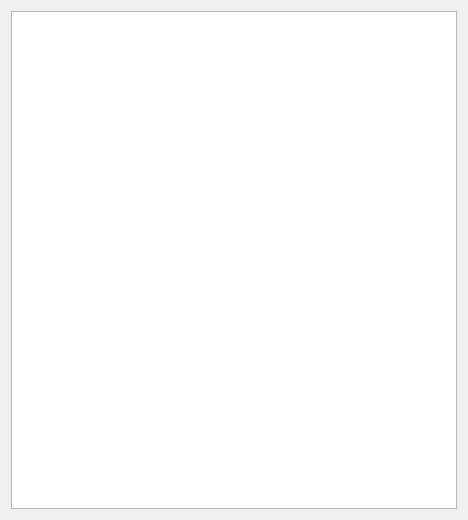
<?xml version="1.0" encoding="UTF-8"?>
<ui version="4.0">
 <class>DataTables</class>
 <widget class="QWidget" name="DataTables">
  <property name="geometry">
   <rect>
    <x>0</x>
    <y>0</y>
    <width>468</width>
    <height>520</height>
   </rect>
  </property>
  <property name="windowTitle">
   <string>Numeric Data</string>
  </property>
  <layout class="QHBoxLayout" name="horizontalLayout">
   <item>
    <widget class="QTableWidget" name="tableWidget">
     <property name="editTriggers">
      <set>QAbstractItemView::NoEditTriggers</set>
     </property>
    </widget>
   </item>
  </layout>
 </widget>
 <resources/>
 <connections/>
</ui>
